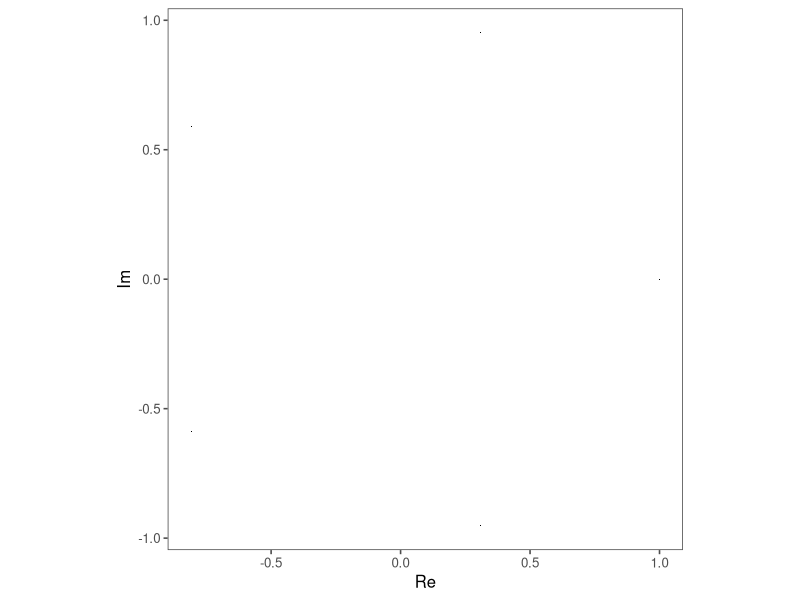
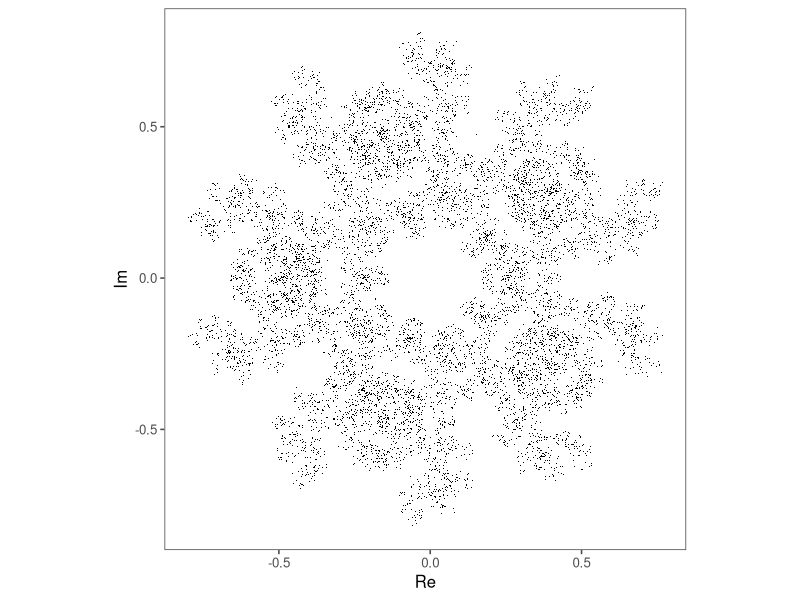
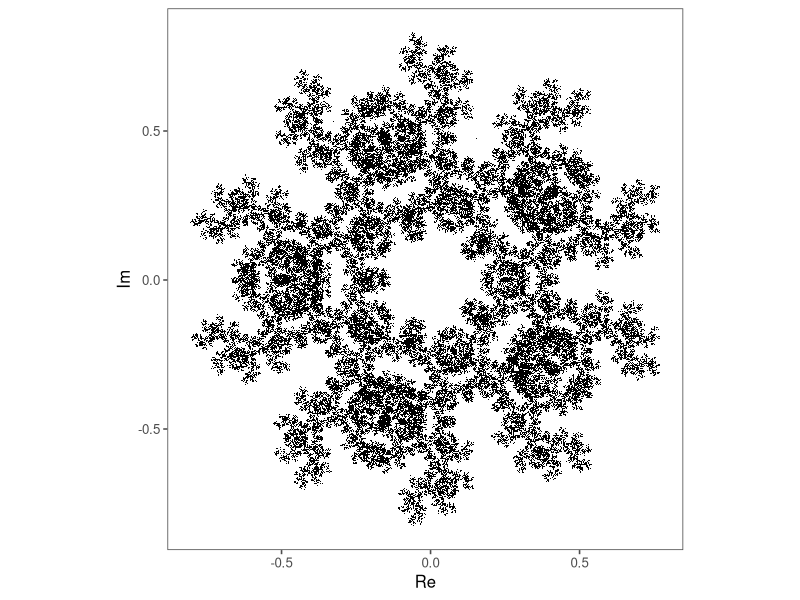
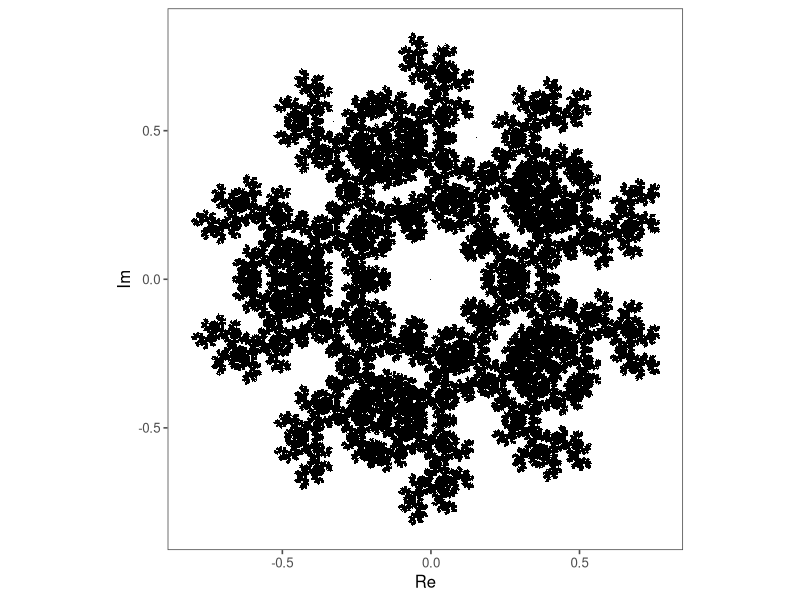
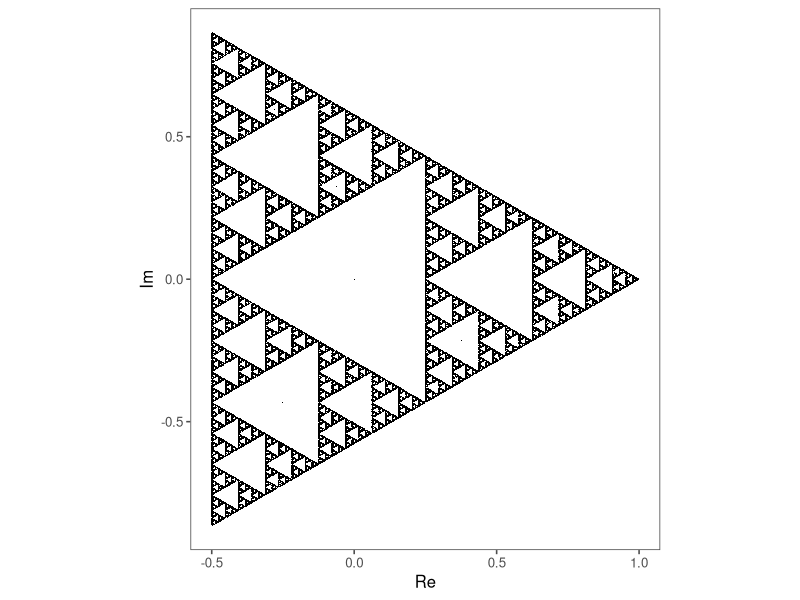
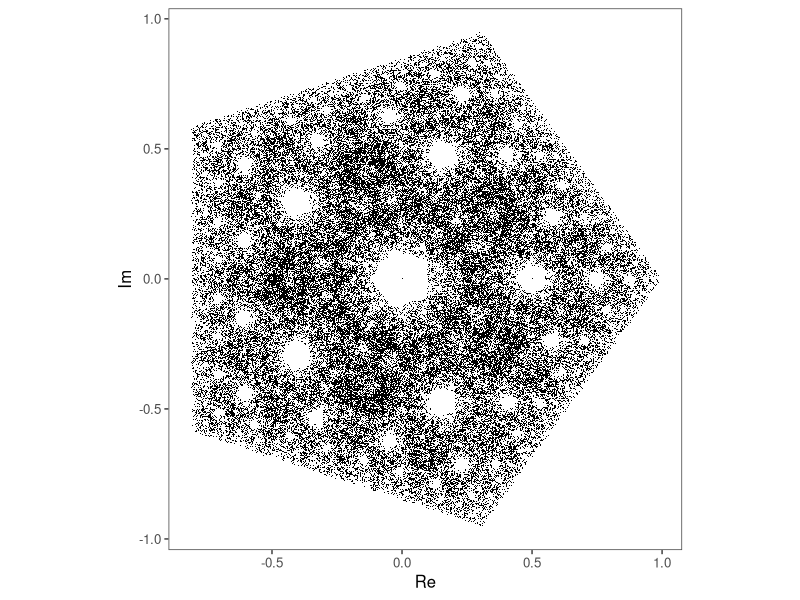
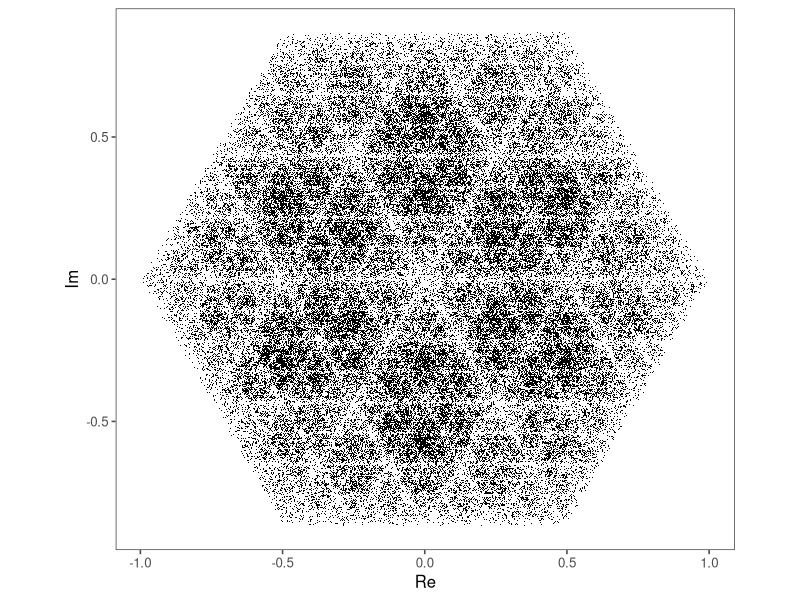
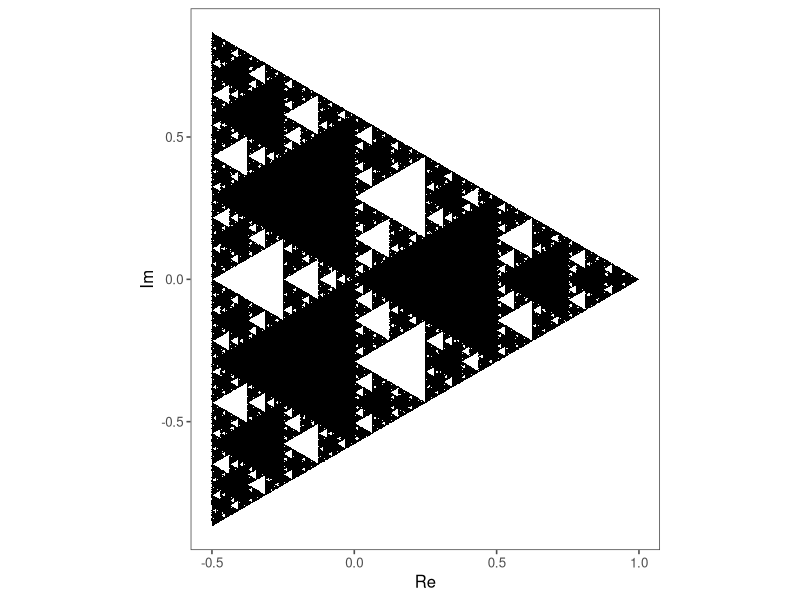

These charts were generated, in order, by the following R code:
## ---- chunk 1
knitr::opts_chunk$set(
	message = FALSE,
	warning = FALSE,
	collapse = TRUE
)
library("tidyverse")
library("here")

set.seed(17980)

theme <- ggthemes::theme_few()
scale <- ggthemes::scale_colour_few()
## ---- chunk 2

plot_complex_points  <- function(z){
  tibble(Re=Re(z),Im=Im(z)) %>%
    ggplot(aes(x=Re,y=Im)) + scale + theme + geom_point(shape = ".") + coord_equal()
}

poly <- function(n){ #n roots of unity
  complex(modulus = 1, argument = seq(0, 2*pi, length.out = n+1))[-1] #removing the first element to stop double-counting 1+0i.
}

poly(5) %>%
  plot_complex_points()
## ---- chunk 3

number_of_points <- 1e6

pentagon <- poly(5)

points <- rep(0i, number_of_points) #slightly better than always extending the lists.

chosen_vertex <- sample(0:3, number_of_points, replace = T)

for(i in 2:number_of_points){

  
  chosen_vertex[i] <- ((chosen_vertex[i-1] + chosen_vertex[i]) %% 5) + 1
  
  this_vertex <- pentagon[chosen_vertex[i]]
  
  points[i] <- (points[i-1] + this_vertex)/2
}


plot_complex_points(points[2:1e4])


plot_complex_points(points[2:1e5])


plot_complex_points(points)

## ---- chunk 4

normal_chaos_game <- function(n_gon, number_of_points=1e5){
  
  polygon <- poly(n_gon)
  
  points <- rep(0i, number_of_points) #slightly better than always extending the lists.
  
  chosen_vertex <- sample(seq_len(n_gon), number_of_points, replace = T)
  
  for(i in 2:number_of_points){
  
    this_vertex <- polygon[chosen_vertex[i]]
    
    points[i] <- (points[i-1] + this_vertex)/2
  }
  
  return(points)
}

normal_chaos_game(3) %>%
  plot_complex_points()


normal_chaos_game(5) %>%
  plot_complex_points()


normal_chaos_game(6) %>% #An interesting case, roll a normal die every time!
  plot_complex_points()

## ---- chunk 5

tetrahedron <- c(poly(3), 0i)

points <- rep(0.1i, number_of_points) #slightly better than always extending the lists.
  
chosen_vertex <- sample(1:4, number_of_points, replace = T)
  
for(i in 2:number_of_points){
  
    this_vertex <- tetrahedron[chosen_vertex[i]]
    
    points[i] <- (points[i-1] + this_vertex)/2
}

plot_complex_points(points)
## ---- chunk 6

not_last <- function(n_gon, number_of_points=1e5){
  
  polygon <- poly(n_gon)
  
  points <- rep(0i, number_of_points) #slightly better than always extending the lists.
  
  chosen_vertex <- sample(0:(n_gon-2), number_of_points, replace = T)

  chosen_vertex[1] <- chosen_vertex[1] + 1
  for(i in 2:number_of_points){
    chosen_vertex[i] <- ((chosen_vertex[i-1] + chosen_vertex[i]) %% n_gon) + 1

    this_vertex <- polygon[chosen_vertex[i]]
    
    points[i] <- (points[i-1] + this_vertex)/2
  }

  return(points)
}

not_last(3) %>%
  plot_complex_points()

not_last(4) %>% 
  plot_complex_points()


not_last(5) %>% 
  plot_complex_points()



not_last(6) %>% 
  plot_complex_points()
## ---- chunk 7

not_adjacent_last_two <- function(n_gon, number_of_points=1e5){
  
  polygon <- poly(n_gon)
  
  points <- rep(0i, number_of_points) #slightly better than always extending the lists.
  
  chosen_vertex <- rep(1, number_of_points)
  
  ##Handle the first 2 points specially
  points[2] <- (points[1] + polygon[chosen_vertex[1]])/2
  
  
  for(i in 3:number_of_points){
    bad_choices <- c(chosen_vertex[i-1] + 1,
                     chosen_vertex[i-1] - 1,
                     chosen_vertex[i-2] + 1,
                     chosen_vertex[i-2] - 1) #map might have been more robust, but this is easier to read.
    
    bad_choices <- ((bad_choices - 1) %% n_gon) + 1 ## Really should have considered 0-indexing polygon points
    
    good_choices <- setdiff(seq_len(n_gon), bad_choices)
    chosen_vertex[i] <- sample(good_choices, 1)
    
    this_vertex <- polygon[chosen_vertex[i]]
    
    points[i] <- (points[i-1] + this_vertex)/2

  }
  return(points)
}

not_adjacent_last_two(6) %>%
  plot_complex_points()
